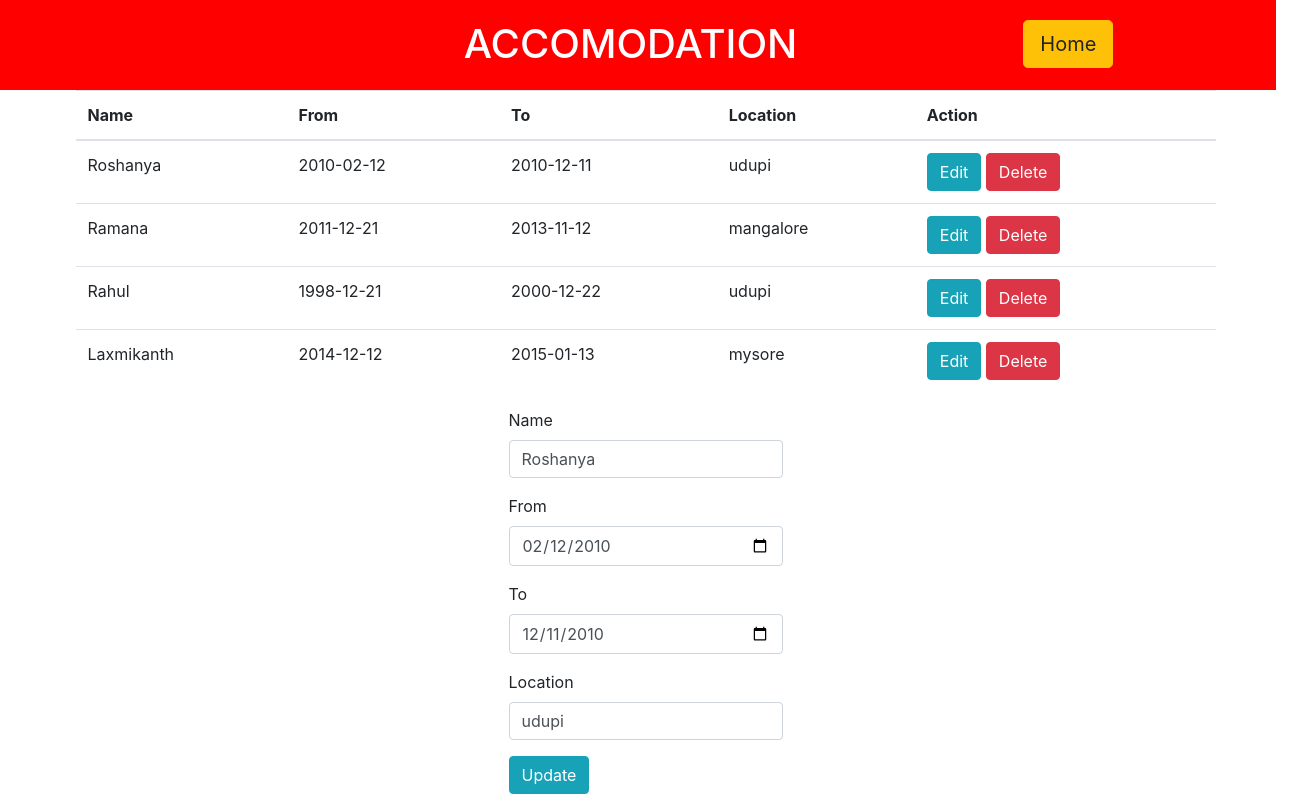
The page /Accomodations.php?edit=8 on the database its author committed.
### tables this page shows
CREATE TABLE `data` (
  `id` int(11) NOT NULL,
  `name` varchar(100) NOT NULL,
  `fromDate` varchar(100) NOT NULL,
  `toDate` varchar(100) NOT NULL,
  `location` varchar(100) NOT NULL
);

### process.php (called while the page is built, shortened)
<?php
    $mysqli = new mysqli('localhost', 'root', '', 'tour') or die(mysqli_error($mysqli));
    if(isset($_GET['edit'])){
        $id = $_GET['edit'];
        $result = $mysqli->query("SELECT * FROM data WHERE id=$id") or die($mysqli->error());
        $update = true;
        if(true){
            $row = $result->fetch_array();
            $name = $row['name'];
            $fromDate = $row['fromDate'];
            $toDate = $row['toDate'];
            $location = $row['location'];
        }
    }

### Accomodations.php (the view, shortened to what this page needs)
<!DOCTYPE html>
<html lang="en">
<head>
	<link rel="stylesheet" href="https://maxcdn.bootstrapcdn.com/bootstrap/4.0.0/css/bootstrap.min.css">
</head>
<body>
	<div class="row" style="height: 90px; width: 100%; background-color: red; text-align: center; padding: 20px">
		<div class="col-sm" style="position:relative; left: 25%;">
			<h1 style="text-align: center; color: white;">ACCOMODATION</h1>
		</div>
		<div class="col-sm" style="position:relative; left: 10%; ">
			<a href="index.php"><button class="btn btn-lg btn-warning">Home</button></a>
		</div>
	</div>
	<?php require_once 'process.php'; ?>
	<div class="container">
	<?php
		$mysqli = new mysqli('localhost', 'root', '', 'tour');
		$result = $mysqli->query("SELECT * FROM data") or die($mysqli->error);
	?>
	<div class="row justify-content-center">
		<table class="table">
			<thead>
				<tr>
					<th>Name</th>
					<th>From</th>
					<th>To</th>
					<th>Location</th>
					<th colspan="2">Action</th>
				</tr>
			</thead>
			<?php
				while($row = $result->fetch_assoc()): ?>
				<tr>
					<td><?php echo $row['name']; ?></td>
					<td><?php echo $row['fromDate']; ?></td>
					<td><?php echo $row['toDate']; ?></td>
					<td><?php echo $row['location']; ?></td>
					<td>
						<a href="Accomodations.php?edit=<?php echo $row['id']; ?>" class="btn btn-info">Edit</a>
						<a href="process.php?delete=<?php echo $row['id']; ?>" class="btn btn-danger">Delete</a>
					</td>
				</tr>
			<?php endwhile; ?>
		</table>
	</div>
	<div class="row justify-content-center">
		<form action="process.php" method="post">
			<div class="form-group">
			<label>Name</label>
			<input type="text" name="name" class="form-control" value="<?php echo $name; ?>" placeholder="Enter your name">
			</div>
			<div class="form-group">
			<label>From</label>
			<input type="date" name="fromDate" class="form-control" value="<?php echo $fromDate; ?>" placeholder="Enter your Date From">
			</div>
			<div class="form-group">
			<label>To</label>
			<input type="date" name="toDate" class="form-control" value="<?php echo $toDate; ?>" placeholder="Enter your Date To">
			</div>
			<div class="form-group">
			<label>Location</label>
			<input type="text" name="location" class="form-control" value="<?php echo $location; ?>" placeholder="Enter your Location">
			</div>
			<div class="form-group">
			<?php
				if($update == true):
			?>
				<button type="submit" class="btn btn-info"name="update">Update</button>
			<?php else: ?>
				<button type="submit" class="btn btn-primary"name="save">Save</button>
			<?php endif; ?>
			</div>
		</form>
	</div>
	</div>
</body>
</html>

### rows shown on the page
data: name "Roshanya", fromDate "2010-02-12", toDate "2010-12-11", location "udupi", fromDate "02/12/2010", toDate "12/11/2010"
data: name "Ramana", fromDate "2011-12-21", toDate "2013-11-12", location "mangalore"
data: name "Rahul", fromDate "1998-12-21", toDate "2000-12-22", location "udupi"
data: name "Laxmikanth", fromDate "2014-12-12", toDate "2015-01-13", location "mysore"
